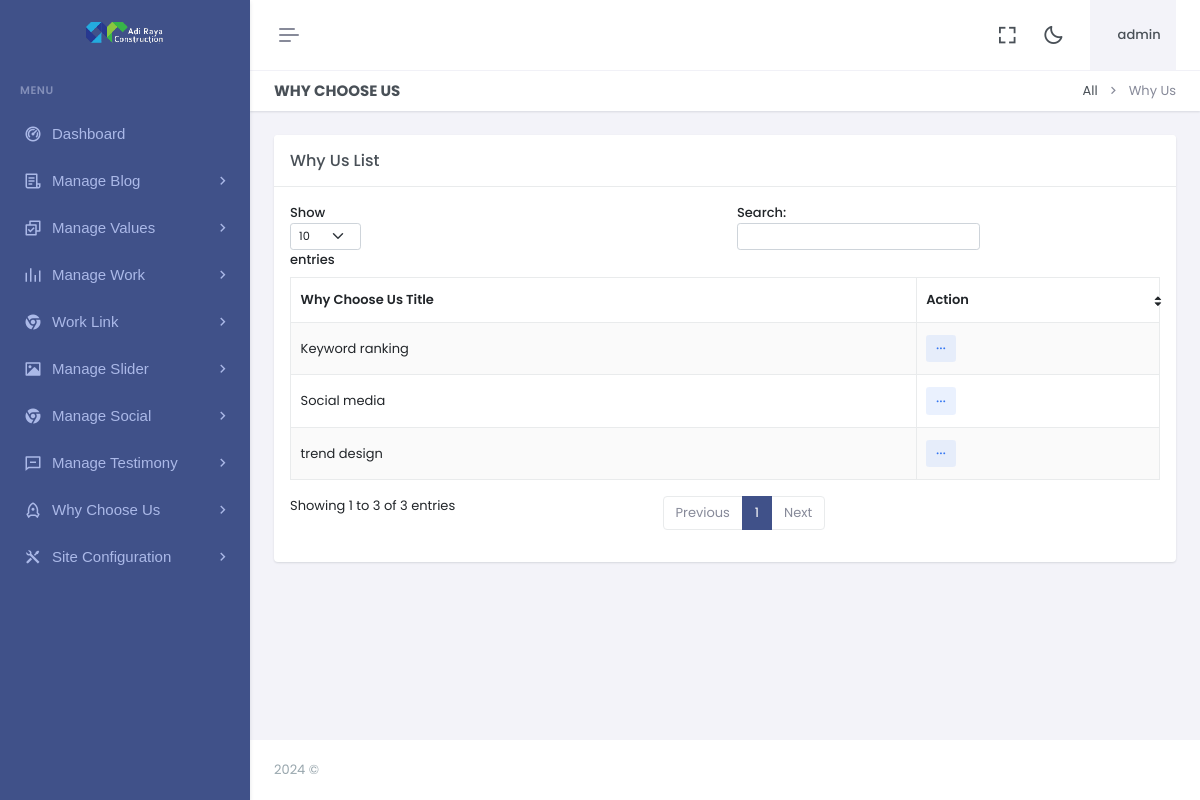
Page /dashboard/why-us.php (signed in) on the earlier database version.
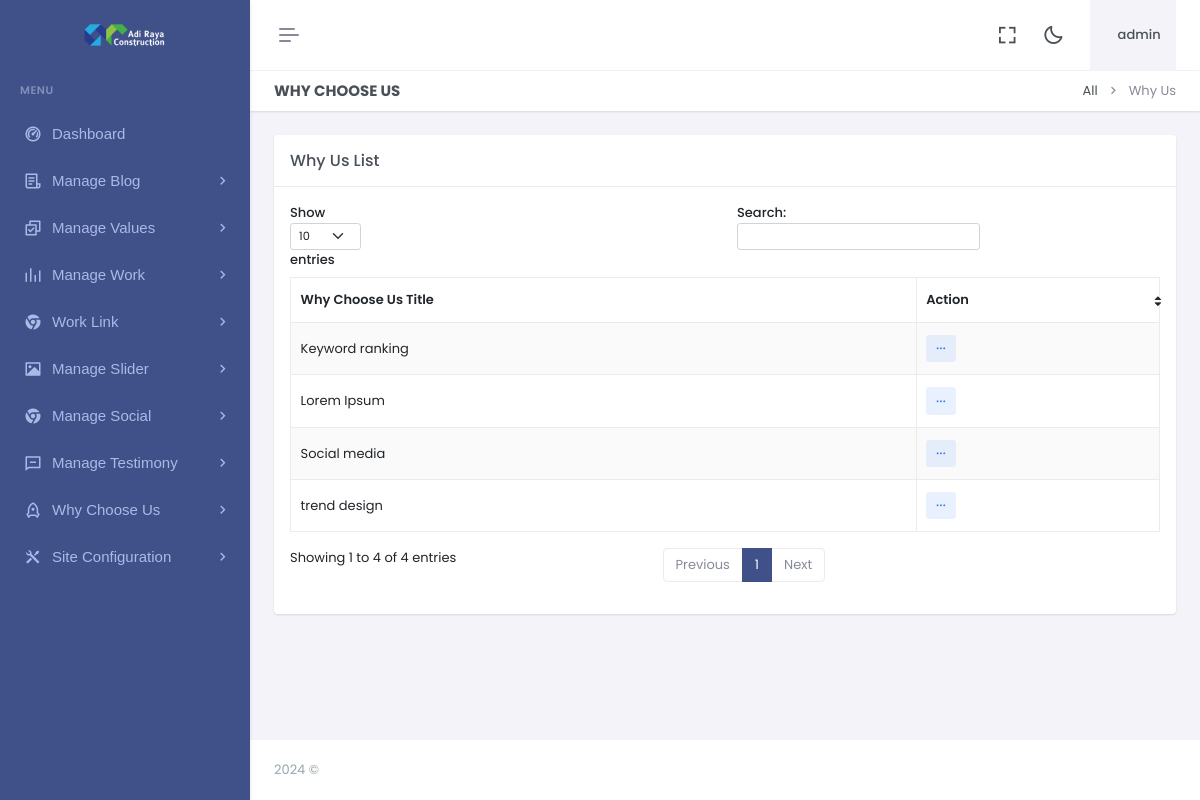
Same page on the later database version.
### tables this page shows
CREATE TABLE `logo` (
  `id` int(11) NOT NULL,
  `xfile` varchar(1000) NOT NULL,
  `ufile` varchar(1000) NOT NULL,
  `updated_at` timestamp NOT NULL DEFAULT current_timestamp() ON UPDATE current_timestamp()
);

CREATE TABLE `why_us` (
  `id` int(11) NOT NULL,
  `title` varchar(200) NOT NULL,
  `detail` varchar(500) NOT NULL,
  `updated_on` timestamp NOT NULL DEFAULT current_timestamp() ON UPDATE current_timestamp()
);

### dashboard/why-us.php (the view, shortened to what the changed rows need)
<?php include"header.php";?>
<?php include"sidebar.php";?>
<div class="main-content">
 <div class="page-content">
       <div class="container-fluid">
                    <div class="row">
                        <div class="col-lg-12">
                            <div class="card">
                                <div class="card-header">
                                    <h5 class="card-title mb-0">Why Us List</h5>
                                </div>
                                <div class="card-body">
                                    <table id="example" class="table table-bordered dt-responsive nowrap table-striped align-middle" style="width:100%">
                                        <thead>
                                            <tr>
                                                <th data-ordering="false">Why Choose Us Title</th>
                                                <th>Action</th>
                                            </tr>
                                        </thead>
                                        <tbody>
                                        <?php
				   $q="SELECT * FROM  why_us ORDER BY id DESC";
 $r123 = mysqli_query($con,$q);
while($ro = mysqli_fetch_array($r123))
{
	$id="$ro[id]";
	$title="$ro[title]";
  print "<tr>
				  <td>
				  $title
				  </td>
          <td>
                                                    <div class='dropdown d-inline-block'>
                                                        <button class='btn btn-soft-secondary btn-sm dropdown' type='button' data-bs-toggle='dropdown' aria-expanded='false'>
                                                            <i class='ri-more-fill align-middle'></i>
                                                        </button>
                                                        <ul class='dropdown-menu dropdown-menu-end'>
                                                            <li>
                                                                <a href='deletewhy.php?id=$id' class='dropdown-item remove-item-btn'>
                                                                    <i class='ri-delete-bin-fill align-bottom me-2 text-muted'></i> Delete
                                                                </a>
                                                            </li>
                                                        </ul>
                                                    </div>
                                                </td>
				  </tr>";
  }
  ?>
                                        </tbody>
                                    </table>
                                </div>
                            </div>
                        </div>
                    </div>
                </div>
            </div>
            <?php include"footer.php";?>

### dashboard/sidebar.php (shortened to what the changed rows need)
<?php
include "../z_db.php";
?>
<div class="app-menu navbar-menu">
    <div class="navbar-brand-box">
        <?php
        $rr = mysqli_query($con, "SELECT ufile FROM logo");
        $r = mysqli_fetch_row($rr);
        $ufile = $r[0];
        ?>
        <a href="index.html" class="logo logo-light">
            <span class="logo-lg">
                <img src="uploads/logo/<?php print $ufile ?>" alt="" height="30">
            </span>
        </a>
    </div>
</div>

Differences in the rows shown:
changed logo: ufile: a different picture
added why_us: title "Lorem Ipsum"
Other differences:
text written by a page script: "Show entries Search: Showing 1 to 3 of 3 entries Previous 1 Next" → "Show entries Search: Showing 1 to 4 of 4 entries Previous 1 Next"
